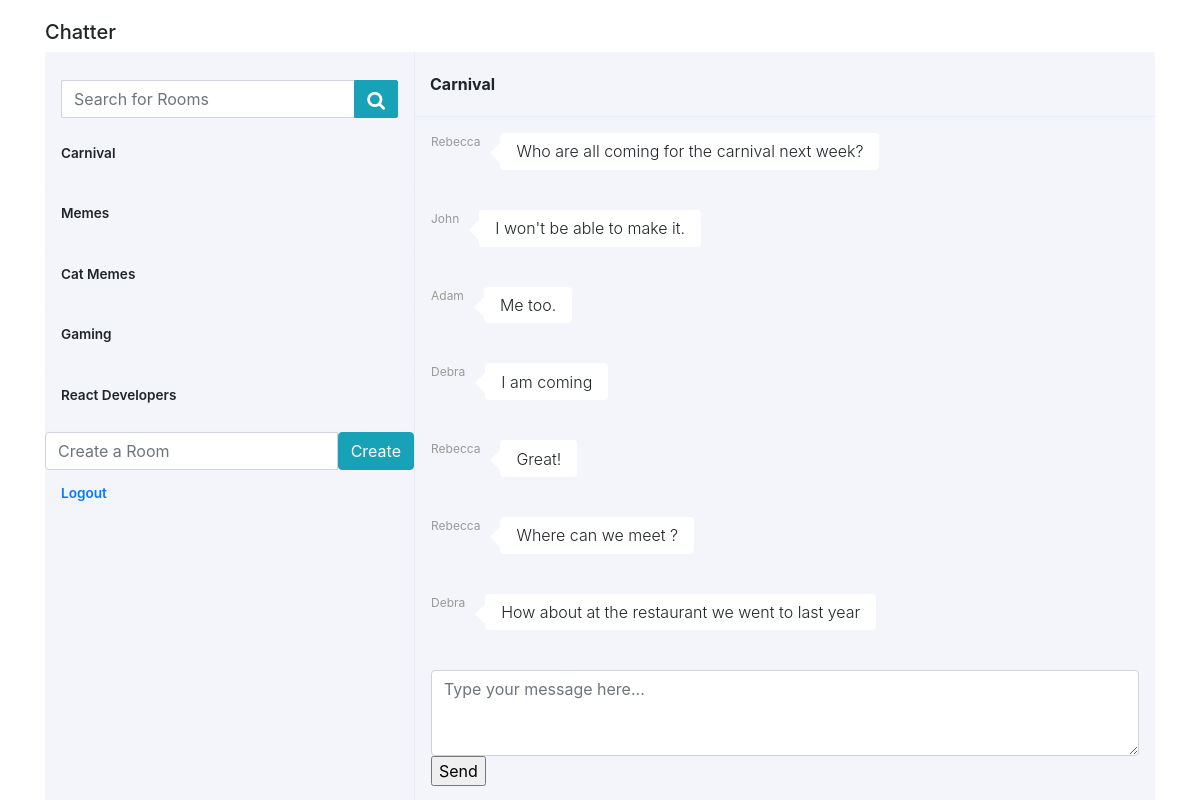
Page / (signed in) on the earlier database version.
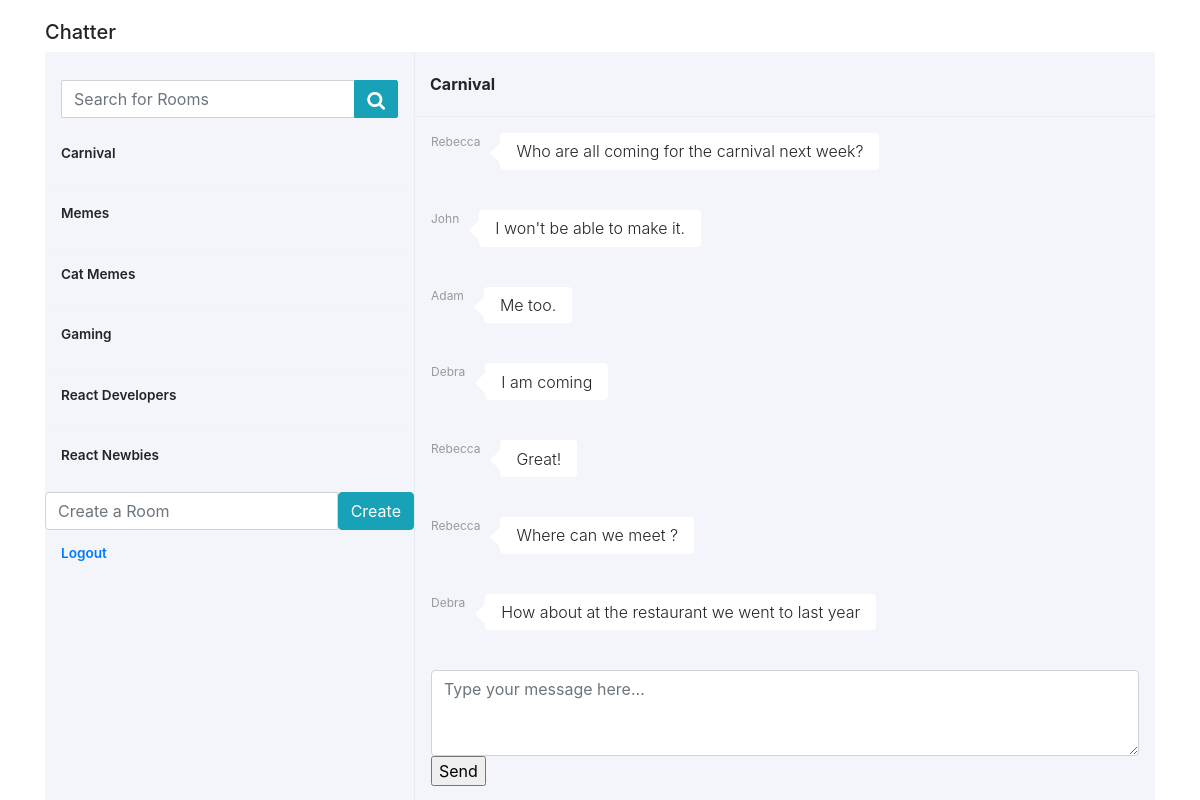
Same page on the later database version.
### chat/models.py (models this page shows, shortened)
class Chat(models.Model):
    name = models.CharField(max_length=200, blank=True)
    messages = models.ManyToManyField(Message, blank=True)
    participants = models.ManyToManyField(
        Contact, related_name='chats', blank=True)

class Message(models.Model):
    user = models.ForeignKey(
        User, related_name='messages', on_delete=models.CASCADE)
    content = models.TextField()
    timestamp = models.DateTimeField(auto_now_add=True)
    def __str__(self):
        return self.user.username

### chat/views.py (the view, shortened to what this page needs)
# urls.py: path('', views.home, name='home'),
def home(request):
    if request.user.is_authenticated:
        user = Contact.objects.filter(user=request.user)[0]
        contacts = user.friends.all()
        friends = []
        for contact in contacts:
            friends.append(contact.user.username)
        chats = user.chats.all()
        Messages = []
        chat = Chat(name="Join a Room to start chatting")
        if(len(chats) != 0):
            Messages = chats[0].messages.all()
            chat = chats[0]
        return render(request, 'chat/index.html', {'chats': chats, 'username': request.user.username, 'messages':Messages, 'chat':chat})

### chat/templates/chat/index.html (shortened to what this page needs)
<!DOCTYPE html>
<html lang="en">
<head>
    <link href="http://netdna.bootstrapcdn.com/bootstrap/4.3.1/css/bootstrap.min.css" rel="stylesheet">
</head>
<body>
<link href="https://maxcdn.bootstrapcdn.com/font-awesome/4.3.0/css/font-awesome.min.css" rel="stylesheet">
<div class="container">
    <div class="page-title">
        <div class="row gutters">
            <div class="col-xl-6 col-lg-6 col-md-6 col-sm-12 col-12">
                <h5>Chatter</h5>
            </div>
            <div class="col-xl-6 col-lg-6 col-md-6 col-sm-12 col-12"> </div>
        </div>
    </div>
    <div class="content-wrapper">
        <div class="row gutters">
            <div class="col-xl-12 col-lg-12 col-md-12 col-sm-12 col-12">
                <div class="card m-0 ">
                    <div class="row no-gutters">
                        <div class="col-xl-4 col-lg-4 col-md-4 col-sm-3 col-3">
                            <div class="users-container ">
                                <div class="chat-search-box">
                                    <form  method="post" action="{%url 'chat:search'%}">
                                         <div class="input-group">
                                            <input type="text" name="textfield" class="form-control" placeholder="Search for Rooms">
                                            <div class="input-group-btn">
                                                <button type="submit" class="btn btn-info">
                                                    <i class="fa fa-search"></i>
                                                </button>
                                            </div>
                                        </div>
                                    </form>
                                </div>
                                <ul class="users">
                                    {% for chat in chats %}
                                     <li class="person" data-chat="person1" onclick="location.href='{%url 'chat:chat' chat.id%}'">
                                        <p class="name-time" href="{%url 'chat:chat' chat.id%}">
                                            <span class="name">{{chat.name}}</span>
                                        </p>
                                    </li>
                                    {% endfor %}
                                    <form  method="post" action="{%url 'chat:create_room'%}">
                                         <div class="input-group">
                                            <input type="text" name="textfield" class="form-control" placeholder="Create a Room">
                                            <div class="input-group-btn">
                                                <button type="submit" class="btn btn-info">
                                                    Create
                                                </button>
                                            </div>
                                        </div>
                                    </form>
                                    <li class="person" data-chat="person1" onclick="location.href='{%url 'chat:logout'%}'">
                                        <p class="name-time" href="{%url 'chat:chat' chat.id%}">
                                            <span class="name"><a href="#">Logout</a></span>
                                        </p>
                                    </li>
                                </ul>
                            </div>
                        </div>
                        <div class="col-xl-8 col-lg-8 col-md-8 col-sm-9 col-9">
                            <div class="selected-user">
                                <span><span class="name">{{chat.name}}</span></span>
                            </div>
                            <div class="chat-container">
                                <ul class="chat-box chatContainerScroll" id="chat-messages">
                                    {% for message in messages %}
                                    <li class="chat-left">
                                        <div class="chat-avatar">
                                            <div class="chat-name">{{message}}</div>
                                        </div>
                                        <div class="chat-text">{{message.content}}</div>
                                    </li>
                                   {% endfor %}
                                </ul>
                                <div class="form-group mt-3 mb-0">
                                    <textarea class="form-control" id="chat-message-input" rows="3" placeholder="Type your message here..."></textarea>
                                </div>
                                <input  id="chat-message-submit" class="button is-info" type="submit" value="Send">
                            </div>
                        </div>
                    </div>
                </div>
            </div>
        </div>
    </div>
</div>
</body>
</html>

### chat/templates/chat/index.html (style rules this page uses)
body { margin-top:20px; }
.chat-search-box { -webkit-border-radius: 3px 0 0 0; -moz-border-radius: 3px 0 0 0; border-radius: 3px 0 0 0; padding: .75rem 1rem; }
.chat-search-box .input-group .form-control { -webkit-border-radius: 2px 0 0 2px; -moz-border-radius: 2px 0 0 2px; border-radius: 2px 0 0 2px; border-right: 0; }
.chat-search-box .input-group .input-group-btn .btn { -webkit-border-radius: 0 2px 2px 0; -moz-border-radius: 0 2px 2px 0; border-radius: 0 2px 2px 0; margin: 0; }
.chat-search-box .input-group .input-group-btn .btn i { font-size: 1.2rem; line-height: 100%; vertical-align: middle; }
.users-container { position: relative; padding: 1rem 0; border-right: 1px solid #e6ecf3; height: 100%; display: -ms-flexbox; display: flex; -ms-flex-direction: column; flex-direction: column; }
.users { padding: 0; }
.users .person { position: relative; width: 100%; padding: 10px 1rem; cursor: pointer; border-bottom: 1px solid #f0f4f8; }
.users .person:last-child { border-bottom: 0; }
.users .person p.name-time { font-weight: 600; font-size: .85rem; display: inline-block; }
.selected-user { width: 100%; padding: 0 15px; min-height: 64px; line-height: 64px; border-bottom: 1px solid #e6ecf3; -webkit-border-radius: 0 3px 0 0; -moz-border-radius: 0 3px 0 0; border-radius: 0 3px 0 0; }
.selected-user span { line-height: 100%; }
.selected-user span.name { font-weight: 700; }
.chat-container { position: relative; padding: 1rem; }
.chat-container li.chat-left, .chat-container li.chat-right { display: flex; flex: 1; flex-direction: row; margin-bottom: 40px; }
.chat-container li .chat-avatar { margin-right: 20px; }
.chat-container li .chat-name { font-size: .75rem; color: #999999; text-align: center; }
.chat-container li .chat-text { padding: .4rem 1rem; -webkit-border-radius: 4px; -moz-border-radius: 4px; border-radius: 4px; background: #ffffff; font-weight: 300; line-height: 150%; position: relative; }
.chat-container li .chat-text:before { content: ''; position: absolute; width: 0; height: 0; top: 10px; left: -20px; border: 10px solid; border-color: transparent #ffffff transparent transparent; }
ul { list-style-type: none; margin: 0; padding: 0; }
.card { border: 0; background: #f4f5fb; -webkit-border-radius: 2px; -moz-border-radius: 2px; border-radius: 2px; margin-bottom: 2rem; box-shadow: none; }

Differences in the rows shown:
added Chat: name "React Newbies"
